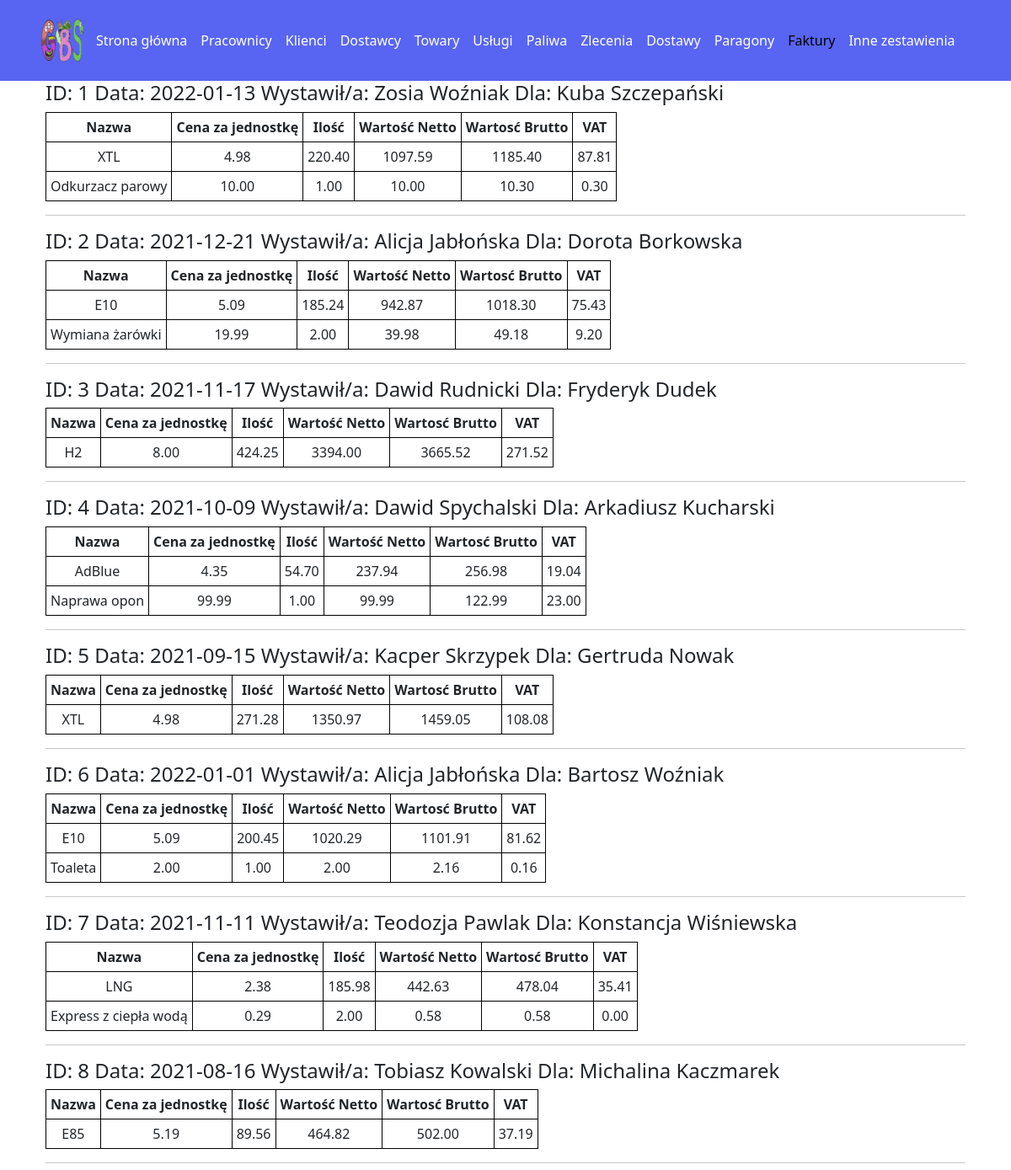
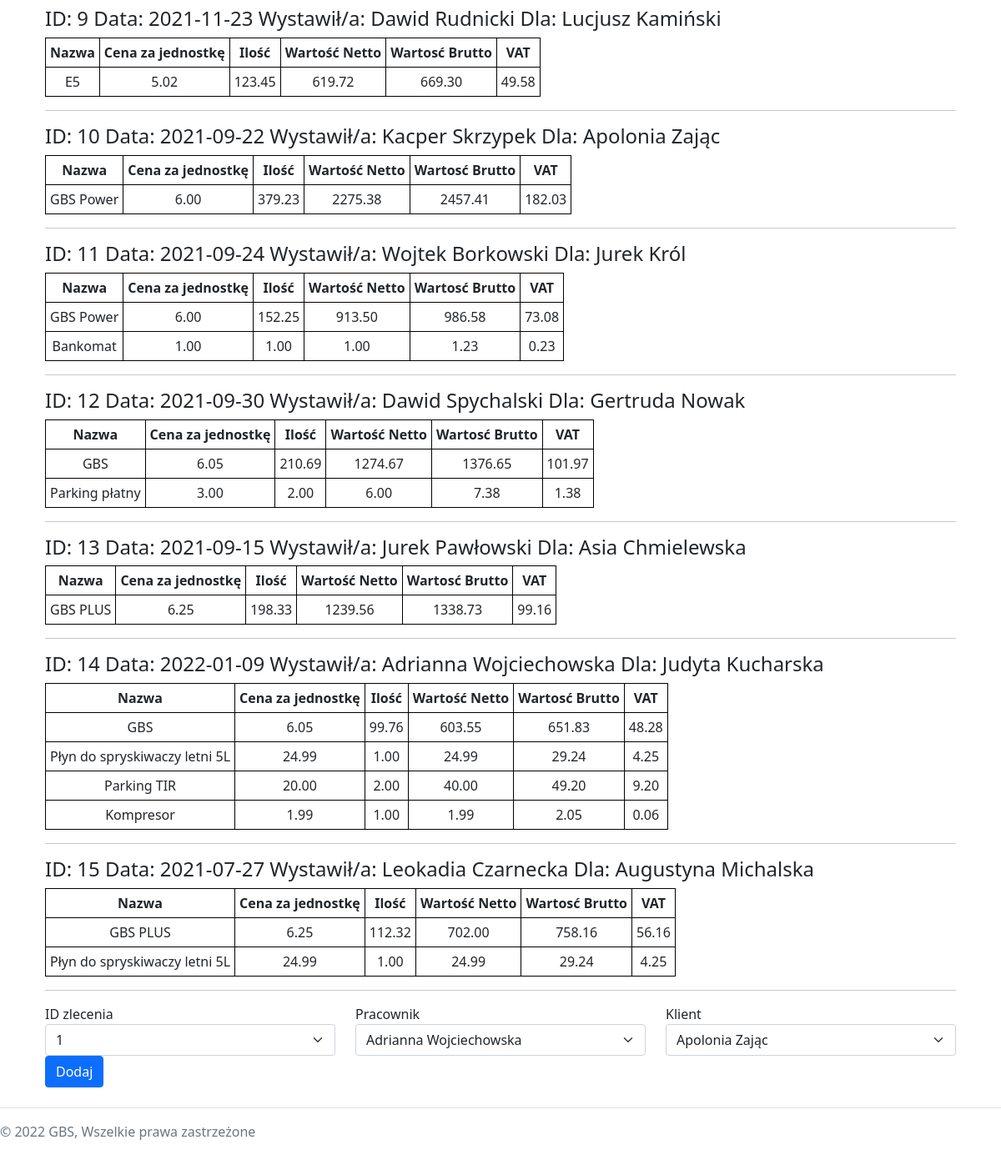
/source/dev/faktury.php, run on the app's committed database (2 pictures, top to bottom).
### tables this page shows
CREATE TABLE Faktury (
  nr_faktury int(4) UNSIGNED NOT NULL AUTO_INCREMENT PRIMARY KEY,
  data_wystawienia date DEFAULT NULL,
  ID_zlecenia int(4) UNSIGNED DEFAULT NULL,
  ID_klienta int(3) UNSIGNED DEFAULT NULL,
  ID_pracownika int(3) UNSIGNED DEFAULT NULL
);

CREATE TABLE Pracownicy (
  ID_pracownika int(3) UNSIGNED NOT NULL AUTO_INCREMENT PRIMARY KEY,
  nazwisko varchar(40) NOT NULL,
  imie varchar(30) NOT NULL,
  stanowisko varchar(30) NOT NULL,
  telefon varchar(12) NOT NULL,
  wyplata double(7,2) NOT NULL,
  nr_rachunku varchar(26) NOT NULL,
  ID_adresu int(3) UNSIGNED NOT NULL
);

CREATE TABLE Klienci (
  ID_klienta int(3) UNSIGNED NOT NULL AUTO_INCREMENT PRIMARY KEY,
  nazwisko varchar(40) NOT NULL,
  imie varchar(30) NOT NULL,
  telefon varchar(12) NOT NULL,
  nr_rachunku varchar(26) NOT NULL,
  ID_adresu int(3) UNSIGNED NOT NULL
);

### source/dev/faktury.php (the view, shortened to what this page needs)
<!DOCTYPE HTML>
<html lang="pl">
<head>
  <link href="https://cdn.jsdelivr.net/npm/bootstrap@5.1.3/dist/css/bootstrap.min.css" rel="stylesheet"
>
  <link rel="stylesheet" href="../css/main.css" />
</head>
<body>
<header class="menuBarDev p-3" style="background-color: rgb(88,101,242);">
    <div class="container">
      <div class="d-flex flex-wrap align-items-center justify-content-center justify-content-lg-start">
      <a href="../" style="height: 64px;"><img src="../img/gbs.png" class="img-fluid" style="height: 64px;"/></a>
        <ul class="nav col-12 col-lg-auto me-lg-auto mb-2 justify-content-center mb-md-0">
          <li><a href="./index.php" class="nav-link px-2 text-white">Strona główna</a></li>
          <li><a href="./pracownicy.php" class="nav-link px-2 text-white">Pracownicy</a></li>
          <li><a href="./klienci.php" class="nav-link px-2 text-white">Klienci</a></li>
          <li><a href="./dostawcy.php" class="nav-link px-2 text-white">Dostawcy</a></li>
          <li><a href="./towary.php" class="nav-link px-2 text-white">Towary</a></li>
          <li><a href="./uslugi.php" class="nav-link px-2 text-white">Usługi</a></li>
          <li><a href="./paliwa.php" class="nav-link px-2 text-white">Paliwa</a></li>
          <li><a href="./zlecenia.php" class="nav-link px-2 text-white">Zlecenia</a></li>
          <li><a href="./dostawy.php" class="nav-link px-2 text-white">Dostawy</a></li>
          <li><a href="./paragony.php" class="nav-link px-2 text-white">Paragony</a></li>
          <li><a href="./faktury.php" class="nav-link px-2 text-black">Faktury</a></li>
          <li><a href="./inne.php" class="nav-link px-2 text-white">Inne zestawienia</a></li>
        </ul>
      </div>
    </div>
  </header>
  <main class="container">
    <div class="container">
  <?php
      require_once("dbinfo.php");
      $conn = mysqli_connect($db_host, $db_user, $db_pass, $db_name);
      $query = "SELECT Faktury.ID_zlecenia AS ID_zlecenia, Faktury.nr_faktury AS nr_faktury, Faktury.data_wystawienia AS data_wystawienia, Klienci.imie AS imie_klient, Klienci.nazwisko AS nazwisko_klient,  Pracownicy.imie AS imie_pracownik, Pracownicy.nazwisko AS nazwisko_pracownik FROM Faktury INNER JOIN Klienci ON Faktury.ID_klienta = Klienci.ID_klienta INNER JOIN Pracownicy ON Faktury.ID_pracownika = Pracownicy.ID_pracownika;";
      $result = mysqli_query($conn, $query);
      $table = mysqli_fetch_all($result, MYSQLI_ASSOC);
      foreach($table as $row)
      {
        echo '<h4>';
        echo 'ID: '.$row['nr_faktury'];
        echo ' Data: '.$row['data_wystawienia'];
        echo ' Wystawił/a: '.$row['imie_pracownik'].' '.$row['nazwisko_pracownik'];
        echo ' Dla: '.$row['imie_klient'].' '.$row['nazwisko_klient'];
        echo '</h4>';
        echo '<table class="result_table">';
        $query2 = "SELECT Paliwa.nazwa AS Nazwa, Paliwa.cena_litr AS Cena, ZleceniaPaliwa.ilosc AS Ilosc, ROUND(ZleceniaPaliwa.ilosc * Paliwa.cena_litr,2) AS WartoscNetto,  ROUND(ZleceniaPaliwa.ilosc * Paliwa.cena_litr * (1+(Paliwa.vat)/100),2) AS WartoscBrutto,  ROUND(ZleceniaPaliwa.ilosc * Paliwa.cena_litr * ((Paliwa.vat)/100),2) AS Vat FROM ZleceniaPaliwa NATURAL JOIN Paliwa WHERE ID_zlecenia = ".$row['ID_zlecenia']."
        UNION
        SELECT Towary.nazwa AS Nazwa, Towary.cena AS Cena, ZleceniaTowary.ilosc AS Ilosc, ROUND(ZleceniaTowary.ilosc * Towary.cena,2) AS WartoscNetto,  ROUND(ZleceniaTowary.ilosc * Towary.cena * (1+(Towary.vat)/100),2) AS WartoscBrutto,  ROUND(ZleceniaTowary.ilosc * Towary.cena * ((Towary.vat)/100),2) AS Vat FROM ZleceniaTowary NATURAL JOIN Towary WHERE ID_zlecenia = ".$row['ID_zlecenia']."
        UNION
        SELECT Uslugi.nazwa AS Nazwa, Uslugi.cena AS Cena, ZleceniaUslugi.ilosc AS Ilosc, ROUND(ZleceniaUslugi.ilosc * Uslugi.cena,2) AS WartoscNetto,  ROUND(ZleceniaUslugi.ilosc * Uslugi.cena * (1+(Uslugi.vat)/100),2) AS WartoscBrutto,  ROUND(ZleceniaUslugi.ilosc * Uslugi.cena * ((Uslugi.vat)/100),2) AS Vat FROM ZleceniaUslugi NATURAL JOIN Uslugi WHERE ID_zlecenia = ".$row['ID_zlecenia'].";";
        $result2 = mysqli_query($conn, $query2);
        $table2 = mysqli_fetch_all($result2, MYSQLI_ASSOC);
        echo '<tr><th>Nazwa</th><th>Cena za jednostkę</th><th>Ilość</th><th>Wartość Netto</th><th>Wartosć Brutto</th><th>VAT</th></tr>';
        foreach($table2 as $row2)
        {
          echo '<tr>';
          foreach($row2 as $cell2)
          {
            echo '<td>';
            echo $cell2;
            echo '</td>';
          }
          echo '</tr>';
        }
        echo '</table>';
        echo '<hr/>';
      }
    ?>
    </div>
    <div class="container">
      <form method="POST" action="insert_invoice.php">
        <div class="row">
          <div class="col-sm">
            <label for="workerSelect">ID zlecenia</label>
            <select class="form-select" aria-label="ID zlecenia" name="orderSelect" id="orderSelect">
            <?php
              $query = "SELECT ID_zlecenia FROM Zlecenia ORDER BY ID_zlecenia ASC;";
              $result = mysqli_query($conn, $query);
              $table = mysqli_fetch_all($result, MYSQLI_ASSOC);
              $count = 0;
                  foreach($table as $row)
                  {
                    echo '<option value="'.$row['ID_zlecenia'].'"';
                    if($count == 0)
                    {
                      echo ' selected';
                      $count++;
                    }
                    echo '>';
                    echo $row['ID_zlecenia'];
                    echo '</option>';
                  }
            ?>
            </select>
          </div>
          <div class="col-sm">
          <label for="workerSelect">Pracownik</label>
                  <select class="form-select" aria-label="Ekspedient" name="workerSelect" id="workerSelect">
                  <?php
                  $query = mysqli_query($conn, 'SELECT ID_pracownika AS ID, CONCAT(imie," ",nazwisko) AS Pracownik FROM Pracownicy');
                  $workers = mysqli_fetch_all($query, MYSQLI_ASSOC);
                  $count = 0;
                  foreach($workers as $row)
                  {
                    echo '<option value="'.$row['ID'].'"';
                    if($count == 0)
                    {
                      echo ' selected';
                      $count++;
                    }
                    echo '>';
                    echo $row['Pracownik'];
                    echo '</option>';
                  }
                  ?>
                </select>
          </div>
          <div class="col-sm">
          <label for="workerSelect">Klient</label>
                  <select class="form-select" aria-label="Klient" name="clientSelect" id="clientSelect">
                  <?php
                  $query = mysqli_query($conn, 'SELECT ID_klienta AS ID, CONCAT(imie," ",nazwisko) AS Klient FROM Klienci;');
                  $workers = mysqli_fetch_all($query, MYSQLI_ASSOC);
                  $count = 0;
                  foreach($workers as $row)
                  {
                    echo '<option value="'.$row['ID'].'"';
                    if($count == 0)
                    {
                      echo ' selected';
                      $count++;
                    }
                    echo '>';
                    echo $row['Klient'];
                    echo '</option>';
                  }
                  ?>
                </select>
          </div>
        </div>
        <button type="submit" class="btn btn-primary">Dodaj</button>
      </form>
    </div>
  </main>
  <footer class="d-flex flex-wrap justify-content-between align-items-center py-3 my-4 border-top">
    <div class="col-md-4 d-flex align-items-center">
      <span class="text-muted">&copy; 2022 GBS, Wszelkie prawa zastrzeżone</span>
    </div>
  </footer>
</body>
</html>

### source/css/main.css (style rules this page uses)
.result_table { text-align: center; border: 1px solid black; border-collapse: collapse; }
.result_table th, td { border: 1px solid black; padding: 5px; }

### data on the page
faktury: nr_faktury "1", data_wystawienia "2022-01-13", ID_pracownika.imie "Zosia", ID_pracownika.nazwisko "Woźniak", ID_klienta.imie "Kuba", ID_klienta.nazwisko "Szczepański", cell2 "XTL", cell2 "4.98", cell2 "220.40", cell2 "1097.59", cell2 "1185.40", cell2 "87.81", cell2 "Odkurzacz parowy", cell2 "10.00", cell2 "1.00", cell2 "10.30", cell2 "0.30"
faktury: nr_faktury "2", data_wystawienia "2021-12-21", ID_pracownika.imie "Alicja", ID_pracownika.nazwisko "Jabłońska", ID_klienta.imie "Dorota", ID_klienta.nazwisko "Borkowska", cell2 "E10", cell2 "5.09", cell2 "185.24", cell2 "942.87", cell2 "1018.30", cell2 "75.43", cell2 "Wymiana żarówki", cell2 "19.99", cell2 "2.00", cell2 "39.98", cell2 "49.18", cell2 "9.20"
faktury: nr_faktury "3", data_wystawienia "2021-11-17", ID_pracownika.imie "Dawid", ID_pracownika.nazwisko "Rudnicki", ID_klienta.imie "Fryderyk", ID_klienta.nazwisko "Dudek", cell2 "H2", cell2 "8.00", cell2 "424.25", cell2 "3394.00", cell2 "3665.52", cell2 "271.52"
faktury: nr_faktury "4", data_wystawienia "2021-10-09", ID_pracownika.imie "Dawid", ID_pracownika.nazwisko "Spychalski", ID_klienta.imie "Arkadiusz", ID_klienta.nazwisko "Kucharski", cell2 "AdBlue", cell2 "4.35", cell2 "54.70", cell2 "237.94", cell2 "256.98", cell2 "19.04", cell2 "Naprawa opon", cell2 "99.99", cell2 "1.00", cell2 "122.99", cell2 "23.00"
faktury: nr_faktury "5", data_wystawienia "2021-09-15", ID_pracownika.imie "Kacper", ID_pracownika.nazwisko "Skrzypek", ID_klienta.imie "Gertruda", ID_klienta.nazwisko "Nowak", cell2 "XTL", cell2 "4.98", cell2 "271.28", cell2 "1350.97", cell2 "1459.05", cell2 "108.08"
faktury: nr_faktury "6", data_wystawienia "2022-01-01", ID_pracownika.imie "Alicja", ID_pracownika.nazwisko "Jabłońska", ID_klienta.imie "Bartosz", ID_klienta.nazwisko "Woźniak", cell2 "E10", cell2 "5.09", cell2 "200.45", cell2 "1020.29", cell2 "1101.91", cell2 "81.62", cell2 "Toaleta", cell2 "2.00", cell2 "1.00", cell2 "2.16", cell2 "0.16"
faktury: nr_faktury "7", data_wystawienia "2021-11-11", ID_pracownika.imie "Teodozja", ID_pracownika.nazwisko "Pawlak", ID_klienta.imie "Konstancja", ID_klienta.nazwisko "Wiśniewska", cell2 "LNG", cell2 "2.38", cell2 "185.98", cell2 "442.63", cell2 "478.04", cell2 "35.41", cell2 "Express z ciepła wodą", cell2 "0.29", cell2 "2.00", cell2 "0.58", cell2 "0.00"
faktury: nr_faktury "8", data_wystawienia "2021-08-16", ID_pracownika.imie "Tobiasz", ID_pracownika.nazwisko "Kowalski", ID_klienta.imie "Michalina", ID_klienta.nazwisko "Kaczmarek", cell2 "E85", cell2 "5.19", cell2 "89.56", cell2 "464.82", cell2 "502.00", cell2 "37.19"
faktury: nr_faktury "9", data_wystawienia "2021-11-23", ID_pracownika.imie "Dawid", ID_pracownika.nazwisko "Rudnicki", ID_klienta.imie "Lucjusz", ID_klienta.nazwisko "Kamiński", cell2 "E5", cell2 "5.02", cell2 "123.45", cell2 "619.72", cell2 "669.30", cell2 "49.58"
faktury: nr_faktury "10", data_wystawienia "2021-09-22", ID_pracownika.imie "Kacper", ID_pracownika.nazwisko "Skrzypek", ID_klienta.imie "Apolonia", ID_klienta.nazwisko "Zając", cell2 "GBS Power", cell2 "6.00", cell2 "379.23", cell2 "2275.38", cell2 "2457.41", cell2 "182.03"
faktury: nr_faktury "11", data_wystawienia "2021-09-24", ID_pracownika.imie "Wojtek", ID_pracownika.nazwisko "Borkowski", ID_klienta.imie "Jurek", ID_klienta.nazwisko "Król", cell2 "GBS Power", cell2 "6.00", cell2 "152.25", cell2 "913.50", cell2 "986.58", cell2 "73.08", cell2 "Bankomat", cell2 "1.00", cell2 "1.23", cell2 "0.23"
faktury: nr_faktury "12", data_wystawienia "2021-09-30", ID_pracownika.imie "Dawid", ID_pracownika.nazwisko "Spychalski", ID_klienta.imie "Gertruda", ID_klienta.nazwisko "Nowak", cell2 "GBS", cell2 "6.05", cell2 "210.69", cell2 "1274.67", cell2 "1376.65", cell2 "101.97", cell2 "Parking płatny", cell2 "3.00", cell2 "2.00", cell2 "6.00", cell2 "7.38", cell2 "1.38"
faktury: nr_faktury "13", data_wystawienia "2021-09-15", ID_pracownika.imie "Jurek", ID_pracownika.nazwisko "Pawłowski", ID_klienta.imie "Asia", ID_klienta.nazwisko "Chmielewska", cell2 "GBS PLUS", cell2 "6.25", cell2 "198.33", cell2 "1239.56", cell2 "1338.73", cell2 "99.16"
faktury: nr_faktury "14", data_wystawienia "2022-01-09", ID_pracownika.imie "Adrianna", ID_pracownika.nazwisko "Wojciechowska", ID_klienta.imie "Judyta", ID_klienta.nazwisko "Kucharska", cell2 "GBS", cell2 "6.05", cell2 "99.76", cell2 "603.55", cell2 "651.83", cell2 "48.28", cell2 "Płyn do spryskiwaczy letni 5L", cell2 "24.99", cell2 "1.00", cell2 "29.24", cell2 "4.25", cell2 "Parking TIR", cell2 "20.00", cell2 "2.00", cell2 "40.00", cell2 "49.20", cell2 "9.20", cell2 "Kompresor", cell2 "1.99", cell2 "2.05", cell2 "0.06"
faktury: nr_faktury "15", data_wystawienia "2021-07-27", ID_pracownika.imie "Leokadia", ID_pracownika.nazwisko "Czarnecka", ID_klienta.imie "Augustyna", ID_klienta.nazwisko "Michalska", cell2 "GBS PLUS", cell2 "6.25", cell2 "112.32", cell2 "702.00", cell2 "758.16", cell2 "56.16", cell2 "Płyn do spryskiwaczy letni 5L", cell2 "24.99", cell2 "1.00", cell2 "29.24", cell2 "4.25"

### other printed values
form field orderSelect "1"
form field workerSelect "Adrianna Wojciechowska"
form field clientSelect "Apolonia Zając"
